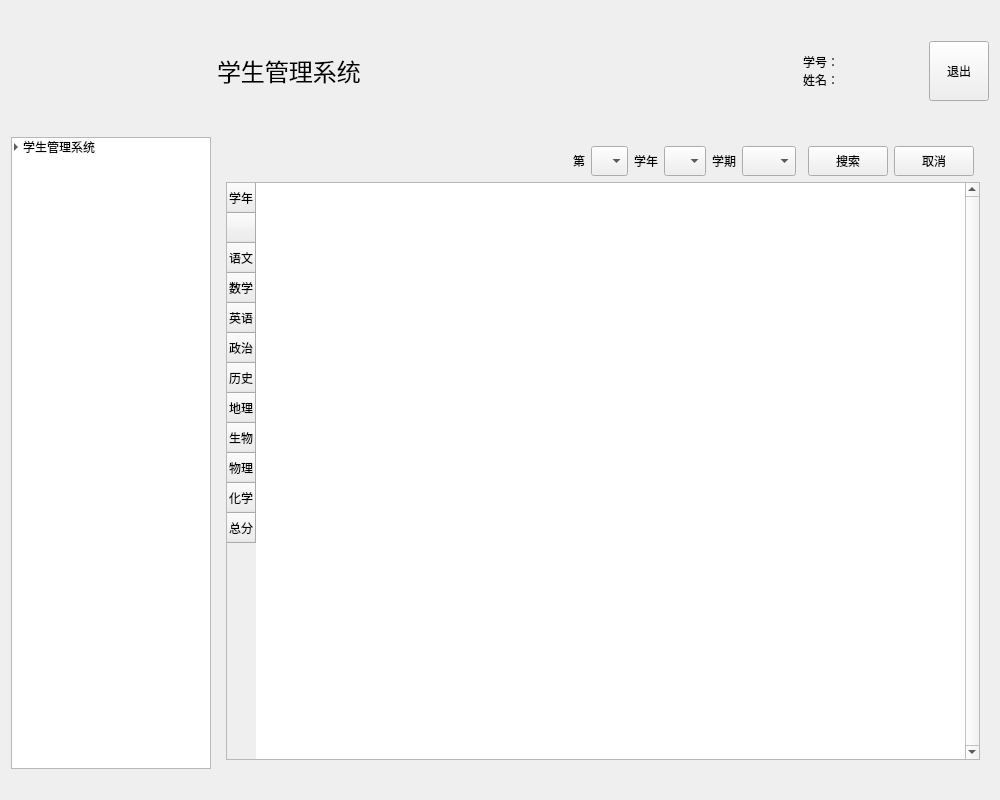
<?xml version="1.0" encoding="UTF-8"?>
<ui version="4.0">
 <class>StudentLogin</class>
 <widget class="QWidget" name="StudentLogin">
  <property name="geometry">
   <rect>
    <x>0</x>
    <y>0</y>
    <width>1000</width>
    <height>800</height>
   </rect>
  </property>
  <property name="minimumSize">
   <size>
    <width>1000</width>
    <height>800</height>
   </size>
  </property>
  <property name="windowTitle">
   <string>Form</string>
  </property>
  <layout class="QGridLayout" name="gridLayout">
   <item row="0" column="1">
    <widget class="QLabel" name="label">
     <property name="minimumSize">
      <size>
       <width>0</width>
       <height>120</height>
      </size>
     </property>
     <property name="font">
      <font>
       <family>Agency FB</family>
       <pointsize>18</pointsize>
      </font>
     </property>
     <property name="text">
      <string>学生管理系统</string>
     </property>
    </widget>
   </item>
   <item row="1" column="0">
    <widget class="QTreeWidget" name="treeWidget">
     <property name="minimumSize">
      <size>
       <width>200</width>
       <height>0</height>
      </size>
     </property>
     <property name="maximumSize">
      <size>
       <width>200</width>
       <height>16777215</height>
      </size>
     </property>
     <property name="indentation">
      <number>8</number>
     </property>
     <attribute name="headerVisible">
      <bool>false</bool>
     </attribute>
     <column>
      <property name="text">
       <string>学生管理系统</string>
      </property>
     </column>
     <item>
      <property name="text">
       <string>学生管理系统</string>
      </property>
      <item>
       <property name="text">
        <string>学生成绩查询</string>
       </property>
      </item>
      <item>
       <property name="text">
        <string>学生信息查询</string>
       </property>
      </item>
     </item>
    </widget>
   </item>
   <item row="2" column="0">
    <spacer name="horizontalSpacer_7">
     <property name="orientation">
      <enum>Qt::Horizontal</enum>
     </property>
     <property name="sizeType">
      <enum>QSizePolicy::Maximum</enum>
     </property>
     <property name="sizeHint" stdset="0">
      <size>
       <width>200</width>
       <height>20</height>
      </size>
     </property>
    </spacer>
   </item>
   <item row="1" column="1" colspan="5">
    <widget class="QStackedWidget" name="stackedWidget">
     <property name="currentIndex">
      <number>0</number>
     </property>
     <widget class="QWidget" name="stuexam">
      <layout class="QGridLayout" name="gridLayout_2">
       <item row="0" column="2">
        <widget class="QComboBox" name="cbb_year">
         <property name="minimumSize">
          <size>
           <width>0</width>
           <height>30</height>
          </size>
         </property>
         <property name="maximumSize">
          <size>
           <width>60</width>
           <height>16777215</height>
          </size>
         </property>
         <item>
          <property name="text">
           <string/>
          </property>
         </item>
         <item>
          <property name="text">
           <string>1</string>
          </property>
         </item>
         <item>
          <property name="text">
           <string>2</string>
          </property>
         </item>
         <item>
          <property name="text">
           <string>3</string>
          </property>
         </item>
        </widget>
       </item>
       <item row="0" column="7">
        <widget class="QComboBox" name="cbb_mou">
         <property name="minimumSize">
          <size>
           <width>0</width>
           <height>30</height>
          </size>
         </property>
         <property name="maximumSize">
          <size>
           <width>60</width>
           <height>16777215</height>
          </size>
         </property>
         <item>
          <property name="text">
           <string/>
          </property>
         </item>
         <item>
          <property name="text">
           <string>期中</string>
          </property>
         </item>
         <item>
          <property name="text">
           <string>期末</string>
          </property>
         </item>
        </widget>
       </item>
       <item row="0" column="5">
        <widget class="QComboBox" name="cbb_term">
         <property name="minimumSize">
          <size>
           <width>0</width>
           <height>30</height>
          </size>
         </property>
         <property name="maximumSize">
          <size>
           <width>60</width>
           <height>16777215</height>
          </size>
         </property>
         <item>
          <property name="text">
           <string/>
          </property>
         </item>
         <item>
          <property name="text">
           <string>上</string>
          </property>
         </item>
         <item>
          <property name="text">
           <string>下</string>
          </property>
         </item>
        </widget>
       </item>
       <item row="0" column="9" colspan="2">
        <widget class="QPushButton" name="btn_search">
         <property name="minimumSize">
          <size>
           <width>0</width>
           <height>30</height>
          </size>
         </property>
         <property name="maximumSize">
          <size>
           <width>120</width>
           <height>16777215</height>
          </size>
         </property>
         <property name="text">
          <string>搜索</string>
         </property>
        </widget>
       </item>
       <item row="0" column="3" colspan="2">
        <widget class="QLabel" name="label_year">
         <property name="minimumSize">
          <size>
           <width>0</width>
           <height>30</height>
          </size>
         </property>
         <property name="maximumSize">
          <size>
           <width>40</width>
           <height>16777215</height>
          </size>
         </property>
         <property name="text">
          <string>学年</string>
         </property>
        </widget>
       </item>
       <item row="0" column="6">
        <widget class="QLabel" name="label_term">
         <property name="minimumSize">
          <size>
           <width>0</width>
           <height>30</height>
          </size>
         </property>
         <property name="maximumSize">
          <size>
           <width>40</width>
           <height>16777215</height>
          </size>
         </property>
         <property name="text">
          <string>学期</string>
         </property>
        </widget>
       </item>
       <item row="0" column="1">
        <widget class="QLabel" name="label_number">
         <property name="minimumSize">
          <size>
           <width>0</width>
           <height>30</height>
          </size>
         </property>
         <property name="maximumSize">
          <size>
           <width>40</width>
           <height>16777215</height>
          </size>
         </property>
         <property name="text">
          <string>第</string>
         </property>
        </widget>
       </item>
       <item row="0" column="0">
        <spacer name="horizontalSpacer_6">
         <property name="orientation">
          <enum>Qt::Horizontal</enum>
         </property>
         <property name="sizeHint" stdset="0">
          <size>
           <width>40</width>
           <height>20</height>
          </size>
         </property>
        </spacer>
       </item>
       <item row="1" column="0" colspan="13">
        <widget class="QTableWidget" name="tableWidget">
         <property name="layoutDirection">
          <enum>Qt::LeftToRight</enum>
         </property>
         <property name="inputMethodHints">
          <set>Qt::ImhNone</set>
         </property>
         <property name="lineWidth">
          <number>1</number>
         </property>
         <property name="verticalScrollBarPolicy">
          <enum>Qt::ScrollBarAlwaysOn</enum>
         </property>
         <property name="horizontalScrollBarPolicy">
          <enum>Qt::ScrollBarAlwaysOff</enum>
         </property>
         <property name="dragEnabled">
          <bool>true</bool>
         </property>
         <property name="defaultDropAction">
          <enum>Qt::TargetMoveAction</enum>
         </property>
         <property name="selectionMode">
          <enum>QAbstractItemView::NoSelection</enum>
         </property>
         <property name="selectionBehavior">
          <enum>QAbstractItemView::SelectColumns</enum>
         </property>
         <property name="textElideMode">
          <enum>Qt::ElideMiddle</enum>
         </property>
         <property name="sortingEnabled">
          <bool>false</bool>
         </property>
         <attribute name="horizontalHeaderVisible">
          <bool>false</bool>
         </attribute>
         <attribute name="horizontalHeaderStretchLastSection">
          <bool>false</bool>
         </attribute>
         <attribute name="verticalHeaderCascadingSectionResizes">
          <bool>false</bool>
         </attribute>
         <row>
          <property name="text">
           <string>学年</string>
          </property>
         </row>
         <row>
          <property name="text">
           <string/>
          </property>
         </row>
         <row>
          <property name="text">
           <string>语文</string>
          </property>
         </row>
         <row>
          <property name="text">
           <string>数学</string>
          </property>
         </row>
         <row>
          <property name="text">
           <string>英语</string>
          </property>
         </row>
         <row>
          <property name="text">
           <string>政治</string>
          </property>
         </row>
         <row>
          <property name="text">
           <string>历史</string>
          </property>
         </row>
         <row>
          <property name="text">
           <string>地理</string>
          </property>
         </row>
         <row>
          <property name="text">
           <string>生物</string>
          </property>
         </row>
         <row>
          <property name="text">
           <string>物理</string>
          </property>
         </row>
         <row>
          <property name="text">
           <string>化学</string>
          </property>
         </row>
         <row>
          <property name="text">
           <string>总分</string>
          </property>
         </row>
        </widget>
       </item>
       <item row="0" column="11">
        <widget class="QPushButton" name="btn_cancel">
         <property name="minimumSize">
          <size>
           <width>0</width>
           <height>30</height>
          </size>
         </property>
         <property name="maximumSize">
          <size>
           <width>120</width>
           <height>16777215</height>
          </size>
         </property>
         <property name="text">
          <string>取消</string>
         </property>
        </widget>
       </item>
      </layout>
     </widget>
     <widget class="QWidget" name="stuinfo">
      <layout class="QGridLayout" name="gridLayout_3">
       <item row="5" column="4">
        <widget class="QLabel" name="lb_tel">
         <property name="minimumSize">
          <size>
           <width>0</width>
           <height>30</height>
          </size>
         </property>
         <property name="maximumSize">
          <size>
           <width>100</width>
           <height>16777215</height>
          </size>
         </property>
         <property name="text">
          <string>家长电话：</string>
         </property>
        </widget>
       </item>
       <item row="3" column="5" colspan="2">
        <widget class="QLineEdit" name="le_age">
         <property name="minimumSize">
          <size>
           <width>180</width>
           <height>30</height>
          </size>
         </property>
         <property name="maximumSize">
          <size>
           <width>240</width>
           <height>16777215</height>
          </size>
         </property>
        </widget>
       </item>
       <item row="6" column="4">
        <widget class="QLabel" name="lb_passward">
         <property name="minimumSize">
          <size>
           <width>0</width>
           <height>30</height>
          </size>
         </property>
         <property name="maximumSize">
          <size>
           <width>60</width>
           <height>16777215</height>
          </size>
         </property>
         <property name="text">
          <string>密码：</string>
         </property>
        </widget>
       </item>
       <item row="6" column="2">
        <widget class="QLineEdit" name="le_account">
         <property name="minimumSize">
          <size>
           <width>180</width>
           <height>30</height>
          </size>
         </property>
         <property name="maximumSize">
          <size>
           <width>240</width>
           <height>16777215</height>
          </size>
         </property>
        </widget>
       </item>
       <item row="4" column="4">
        <widget class="QLabel" name="lb_class">
         <property name="minimumSize">
          <size>
           <width>0</width>
           <height>30</height>
          </size>
         </property>
         <property name="maximumSize">
          <size>
           <width>100</width>
           <height>16777215</height>
          </size>
         </property>
         <property name="text">
          <string>班级：</string>
         </property>
        </widget>
       </item>
       <item row="3" column="4">
        <widget class="QLabel" name="lb_age">
         <property name="minimumSize">
          <size>
           <width>0</width>
           <height>30</height>
          </size>
         </property>
         <property name="maximumSize">
          <size>
           <width>100</width>
           <height>16777215</height>
          </size>
         </property>
         <property name="text">
          <string>年龄：</string>
         </property>
        </widget>
       </item>
       <item row="2" column="5" colspan="2">
        <widget class="QLineEdit" name="le_id">
         <property name="minimumSize">
          <size>
           <width>180</width>
           <height>30</height>
          </size>
         </property>
         <property name="maximumSize">
          <size>
           <width>240</width>
           <height>16777215</height>
          </size>
         </property>
        </widget>
       </item>
       <item row="5" column="5" colspan="2">
        <widget class="QLineEdit" name="le_tel">
         <property name="minimumSize">
          <size>
           <width>180</width>
           <height>30</height>
          </size>
         </property>
         <property name="maximumSize">
          <size>
           <width>240</width>
           <height>16777215</height>
          </size>
         </property>
        </widget>
       </item>
       <item row="2" column="0">
        <spacer name="horizontalSpacer_4">
         <property name="orientation">
          <enum>Qt::Horizontal</enum>
         </property>
         <property name="sizeHint" stdset="0">
          <size>
           <width>40</width>
           <height>20</height>
          </size>
         </property>
        </spacer>
       </item>
       <item row="2" column="9">
        <spacer name="horizontalSpacer_5">
         <property name="orientation">
          <enum>Qt::Horizontal</enum>
         </property>
         <property name="sizeHint" stdset="0">
          <size>
           <width>40</width>
           <height>20</height>
          </size>
         </property>
        </spacer>
       </item>
       <item row="4" column="2">
        <widget class="QLineEdit" name="le_grade">
         <property name="minimumSize">
          <size>
           <width>180</width>
           <height>30</height>
          </size>
         </property>
         <property name="maximumSize">
          <size>
           <width>240</width>
           <height>16777215</height>
          </size>
         </property>
        </widget>
       </item>
       <item row="2" column="1">
        <widget class="QLabel" name="lb_name">
         <property name="minimumSize">
          <size>
           <width>0</width>
           <height>30</height>
          </size>
         </property>
         <property name="text">
          <string>姓名：</string>
         </property>
        </widget>
       </item>
       <item row="6" column="5" colspan="2">
        <widget class="QLineEdit" name="le_passward">
         <property name="minimumSize">
          <size>
           <width>180</width>
           <height>30</height>
          </size>
         </property>
         <property name="maximumSize">
          <size>
           <width>240</width>
           <height>16777215</height>
          </size>
         </property>
        </widget>
       </item>
       <item row="2" column="2">
        <widget class="QLineEdit" name="le_name">
         <property name="minimumSize">
          <size>
           <width>180</width>
           <height>30</height>
          </size>
         </property>
         <property name="maximumSize">
          <size>
           <width>240</width>
           <height>16777215</height>
          </size>
         </property>
        </widget>
       </item>
       <item row="2" column="4">
        <widget class="QLabel" name="lb_id">
         <property name="minimumSize">
          <size>
           <width>0</width>
           <height>30</height>
          </size>
         </property>
         <property name="maximumSize">
          <size>
           <width>100</width>
           <height>16777215</height>
          </size>
         </property>
         <property name="text">
          <string>学号：</string>
         </property>
        </widget>
       </item>
       <item row="3" column="2">
        <widget class="QLineEdit" name="le_sex">
         <property name="minimumSize">
          <size>
           <width>180</width>
           <height>30</height>
          </size>
         </property>
         <property name="maximumSize">
          <size>
           <width>240</width>
           <height>16777215</height>
          </size>
         </property>
        </widget>
       </item>
       <item row="5" column="2">
        <widget class="QLineEdit" name="le_session">
         <property name="minimumSize">
          <size>
           <width>180</width>
           <height>30</height>
          </size>
         </property>
         <property name="maximumSize">
          <size>
           <width>240</width>
           <height>16777215</height>
          </size>
         </property>
        </widget>
       </item>
       <item row="6" column="1">
        <widget class="QLabel" name="lb_account">
         <property name="minimumSize">
          <size>
           <width>0</width>
           <height>30</height>
          </size>
         </property>
         <property name="text">
          <string>账号：</string>
         </property>
        </widget>
       </item>
       <item row="5" column="1">
        <widget class="QLabel" name="lb_session">
         <property name="minimumSize">
          <size>
           <width>0</width>
           <height>30</height>
          </size>
         </property>
         <property name="text">
          <string>届：</string>
         </property>
        </widget>
       </item>
       <item row="3" column="1">
        <widget class="QLabel" name="lb_sex">
         <property name="minimumSize">
          <size>
           <width>0</width>
           <height>30</height>
          </size>
         </property>
         <property name="text">
          <string>性别：</string>
         </property>
        </widget>
       </item>
       <item row="1" column="2" colspan="4">
        <widget class="QLabel" name="label_4">
         <property name="minimumSize">
          <size>
           <width>0</width>
           <height>60</height>
          </size>
         </property>
         <property name="maximumSize">
          <size>
           <width>16777215</width>
           <height>60</height>
          </size>
         </property>
         <property name="text">
          <string>学生信息</string>
         </property>
        </widget>
       </item>
       <item row="4" column="1">
        <widget class="QLabel" name="lb_grade">
         <property name="minimumSize">
          <size>
           <width>0</width>
           <height>30</height>
          </size>
         </property>
         <property name="text">
          <string>年级：</string>
         </property>
        </widget>
       </item>
       <item row="4" column="5" colspan="2">
        <widget class="QLineEdit" name="le_class">
         <property name="minimumSize">
          <size>
           <width>180</width>
           <height>30</height>
          </size>
         </property>
         <property name="maximumSize">
          <size>
           <width>240</width>
           <height>16777215</height>
          </size>
         </property>
        </widget>
       </item>
       <item row="7" column="0" colspan="10">
        <widget class="QWidget" name="widget" native="true">
         <property name="minimumSize">
          <size>
           <width>720</width>
           <height>0</height>
          </size>
         </property>
         <property name="maximumSize">
          <size>
           <width>16777215</width>
           <height>50</height>
          </size>
         </property>
         <layout class="QHBoxLayout" name="horizontalLayout">
          <property name="spacing">
           <number>0</number>
          </property>
          <property name="leftMargin">
           <number>0</number>
          </property>
          <property name="topMargin">
           <number>0</number>
          </property>
          <property name="rightMargin">
           <number>0</number>
          </property>
          <property name="bottomMargin">
           <number>0</number>
          </property>
          <item>
           <spacer name="horizontalSpacer_2">
            <property name="orientation">
             <enum>Qt::Horizontal</enum>
            </property>
            <property name="sizeHint" stdset="0">
             <size>
              <width>40</width>
              <height>20</height>
             </size>
            </property>
           </spacer>
          </item>
          <item>
           <widget class="QPushButton" name="btn_need_upd">
            <property name="minimumSize">
             <size>
              <width>150</width>
              <height>30</height>
             </size>
            </property>
            <property name="maximumSize">
             <size>
              <width>150</width>
              <height>16777215</height>
             </size>
            </property>
            <property name="text">
             <string>我要修改</string>
            </property>
           </widget>
          </item>
          <item>
           <spacer name="horizontalSpacer_3">
            <property name="orientation">
             <enum>Qt::Horizontal</enum>
            </property>
            <property name="sizeHint" stdset="0">
             <size>
              <width>40</width>
              <height>20</height>
             </size>
            </property>
           </spacer>
          </item>
          <item>
           <widget class="QPushButton" name="btn_update">
            <property name="minimumSize">
             <size>
              <width>150</width>
              <height>30</height>
             </size>
            </property>
            <property name="maximumSize">
             <size>
              <width>150</width>
              <height>16777215</height>
             </size>
            </property>
            <property name="text">
             <string>确认修改</string>
            </property>
           </widget>
          </item>
          <item>
           <spacer name="horizontalSpacer">
            <property name="orientation">
             <enum>Qt::Horizontal</enum>
            </property>
            <property name="sizeHint" stdset="0">
             <size>
              <width>137</width>
              <height>20</height>
             </size>
            </property>
           </spacer>
          </item>
         </layout>
        </widget>
       </item>
      </layout>
     </widget>
    </widget>
   </item>
   <item row="0" column="5">
    <widget class="QPushButton" name="btn_exit">
     <property name="minimumSize">
      <size>
       <width>0</width>
       <height>30</height>
      </size>
     </property>
     <property name="maximumSize">
      <size>
       <width>60</width>
       <height>60</height>
      </size>
     </property>
     <property name="text">
      <string>退出</string>
     </property>
    </widget>
   </item>
   <item row="0" column="4">
    <widget class="QLabel" name="lb_info">
     <property name="maximumSize">
      <size>
       <width>120</width>
       <height>16777215</height>
      </size>
     </property>
     <property name="text">
      <string>学号：
姓名：</string>
     </property>
    </widget>
   </item>
  </layout>
  <zorder>label</zorder>
  <zorder>treeWidget</zorder>
  <zorder>stackedWidget</zorder>
  <zorder>horizontalSpacer_7</zorder>
  <zorder>btn_exit</zorder>
  <zorder>lb_info</zorder>
 </widget>
 <resources/>
 <connections/>
</ui>
